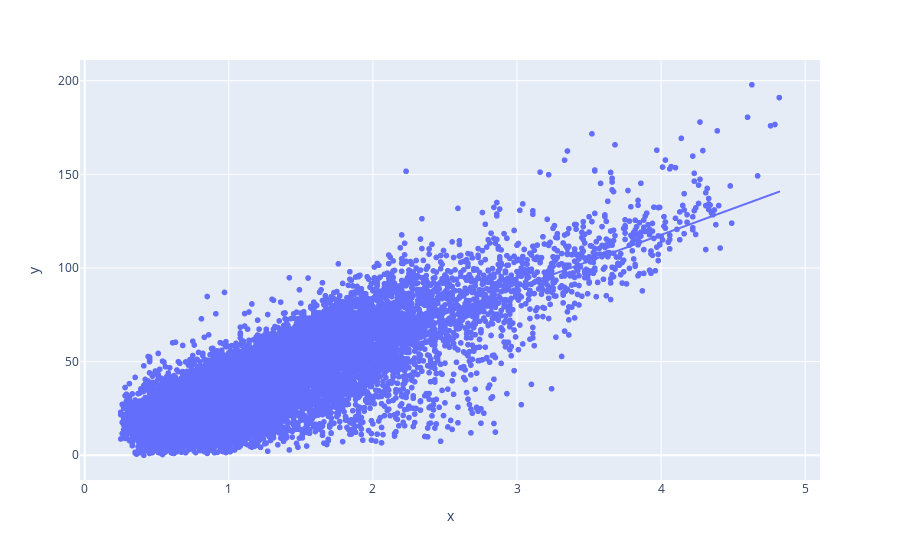

The notebook cell saved with this chart:
### Code cell
# interaction graph between highly correlated variables 
px.scatter(x = bouy_data['WVHT'], y =( bouy_data['APD']  *  bouy_data['GST'] ), trendline = 'ols' )

### Figure 1 — Plotly figure (JSON) as saved in the notebook; plotly's stock layout.template omitted (floating-point values rounded to 4 significant figures; data arrays with more than 128 entries replaced by an {"elided": "..."} marker saying what was removed)
{"data": [{"hovertemplate": "x=%{x}<br>y=%{y}<extra></extra>", "legendgroup": "", "marker": {"color": "#636efa", "symbol": "circle"}, "mode": "markers", "name": "", "showlegend": false, "type": "scattergl", "x": {"elided": "20477 float values"}, "xaxis": "x", "y": {"elided": "20477 float values"}, "yaxis": "y"}, {"hovertemplate": "<b>OLS trendline</b><br>y = 28.1326 * x + 5.16672<br>R<sup>2</sup>=0.689923<br><br>x=%{x}<br>y=%{y} <b>(trend)</b><extra></extra>", "legendgroup": "", "marker": {"color": "#636efa", "symbol": "circle"}, "mode": "lines", "name": "", "showlegend": false, "type": "scattergl", "x": {"elided": "20477 float values"}, "xaxis": "x", "y": {"elided": "20477 float values"}, "yaxis": "y"}], "layout": {"legend": {"tracegroupgap": 0}, "margin": {"t": 60}, "xaxis": {"anchor": "y", "domain": [0, 1], "title": {"text": "x"}}, "yaxis": {"anchor": "x", "domain": [0, 1], "title": {"text": "y"}}}}
